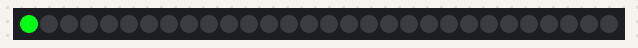
Recording of a sketch running on a simulated Arduino Uno, built with avr-gcc and run on an emulated ATmega328P. Parts: 30 RGB LEDs in strip order, left to right.

Above: at 0.16 s.
At 0.81 s:
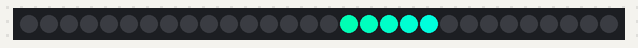

Measured:
- by itself, everything shown: repeats every 3.1 s, in 5 steps

The sketch:

first-experiment.ino
```cpp
#include <Adafruit_NeoPixel.h>
#ifdef __AVR__
#include <avr/power.h> // Required for 16 MHz Adafruit Trinket
#endif

#define PIN_NEO_PIXEL  16   // Arduino pin that connects to NeoPixel
#define NUM_PIXELS     30  // The number of LEDs (pixels) on NeoPixel
#define SIZE 5

Adafruit_NeoPixel NeoPixel(NUM_PIXELS, PIN_NEO_PIXEL, NEO_GRB + NEO_KHZ800);

void setup() {
  NeoPixel.begin(); // INITIALIZE NeoPixel strip object (REQUIRED)
  NeoPixel.clear();
  NeoPixel.show();
}

void loop() {
  NeoPixel.clear(); // set all pixel colors to 'off'. It only takes effect if pixels.show() is called

  // turn pixels to green one by one with delay between each pixel
  for (int pixel = 0; pixel < NUM_PIXELS+SIZE; pixel++) { // for each pixel
    if (pixel<NUM_PIXELS) {
    NeoPixel.setPixelColor(pixel, NeoPixel.Color(0, 255, pixel*10 + 20)); // it only takes effect if pixels.show() is called
    NeoPixel.show();
    }// send the updated pixel colors to the NeoPixel hardware.
    if (pixel>=SIZE) {NeoPixel.setPixelColor(pixel-SIZE, 0,0,0);
    NeoPixel.show();
    }
    delay(30); // pause between each pixel

  }

  // turn off all pixels for two seconds
  NeoPixel.clear();
  NeoPixel.show(); // send the updated pixel colors to the NeoPixel hardware.
  delay(2000);     // off time
}
```
